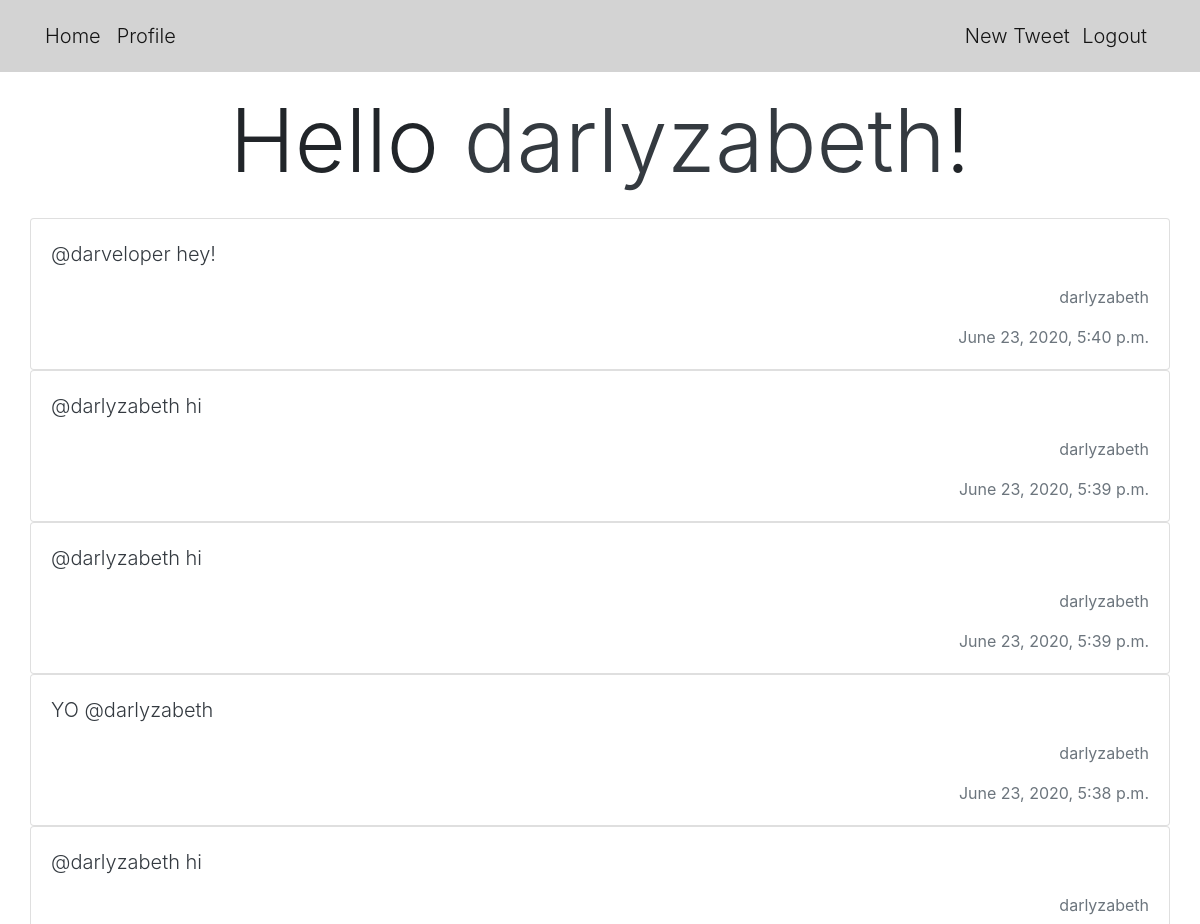
The page / (signed in, upper part) on the database as committed earlier.
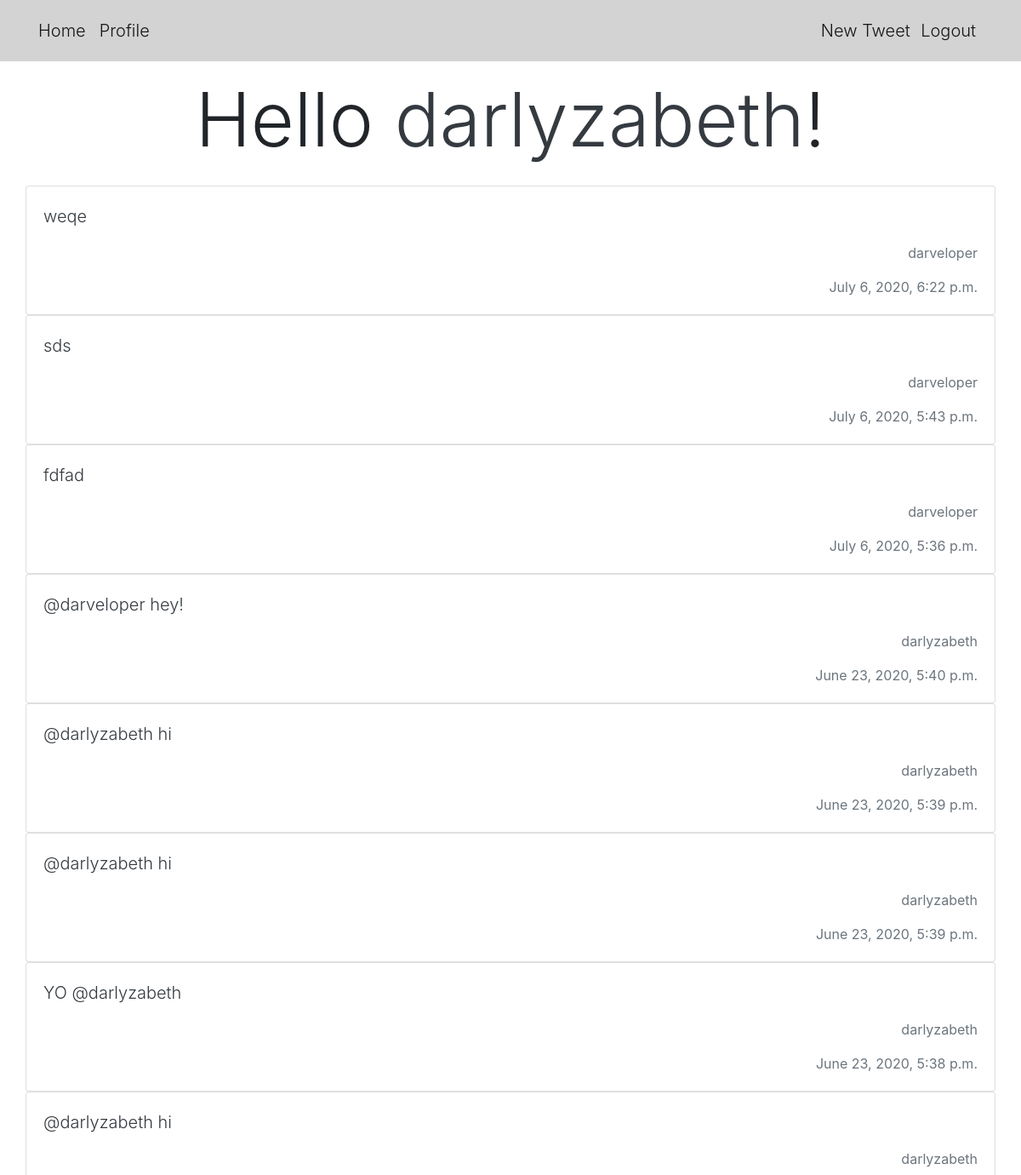
The same page on the database as committed later.
### tweet/models.py (models this page shows)
class Tweet(models.Model):
    author = models.ForeignKey(CustomUser, default=None, on_delete=models.CASCADE)
    text = models.CharField(max_length=140)
    post_date = models.DateTimeField(default=timezone.now)
    def __str__(self):
        return self.text

### twitteruser/models.py (models this page shows, shortened)
class CustomUser(AbstractBaseUser):
    email = models.EmailField(
        verbose_name='email address',
        max_length=255,
        unique=True
    )
    username = models.CharField(
        verbose_name='username',
        max_length=100,
        unique=True
    )
    followers = models.ManyToManyField('self', symmetrical=False, related_name='user_followers')
    following = models.ManyToManyField('self', symmetrical=False, related_name='user_following')
    active = models.BooleanField(default=True)
    staff = models.BooleanField(default=False)
    admin = models.BooleanField(default=False)
    USERNAME_FIELD = 'username'
    REQUIRED_FIELDS = ['email']
    def __str__(self):
        return self.username
    @property
    def is_active(self):
        return self.active
    objects = UserManager()

### twitteruser/views.py (the view)
# urls.py: path('', index, name='home'),
@login_required(login_url='/login')
def index(request):
    user = CustomUser.objects.get(id=request.user.id)
    tweets = Tweet.objects.all().order_by("-post_date")
    notifications = Notification.objects.filter(receiver=request.user)
    return render(request, 'index.html', {'tweets': tweets, 'notifications': notifications})

### twitteruser/templates/index.html (shortened to what this page needs)
{% extends 'base.html'%}
{% block content %}
<div class="container fluid">
    <div class="d-flex justify-content-center">
        <h1 class="display-2">Hello <a class="text-dark" href="/user/{{request.user.id}}">{{request.user}}</a>!</h1>
    </div>
</div>
<div class="container-fluid">
{% for tweet in tweets %}
<div class="card">
    <div class="card-body">
        <p><a class="lead text-dark" href='/tweet/{{tweet.id}}'>{{tweet}}</a></p>
        <p class="text-right"><a class="text-muted" href="/user/{{tweet.author.id}}">{{tweet.author.username}}</a></p>
        <span class="text-right"><footer class="text-muted">{{tweet.post_date}}</footer></span>
    </div>
</div>
{% endfor %}
</div>
{% endblock %}

Rows that differ between the two databases and show on the page:
added Tweet: text "weqe", author.username "darveloper", post_date "July 6, 2020, 6:22 p.m."
added Tweet: text "sds", author.username "darveloper", post_date "July 6, 2020, 5:43 p.m."
added Tweet: text "fdfad", author.username "darveloper", post_date "July 6, 2020, 5:36 p.m."
